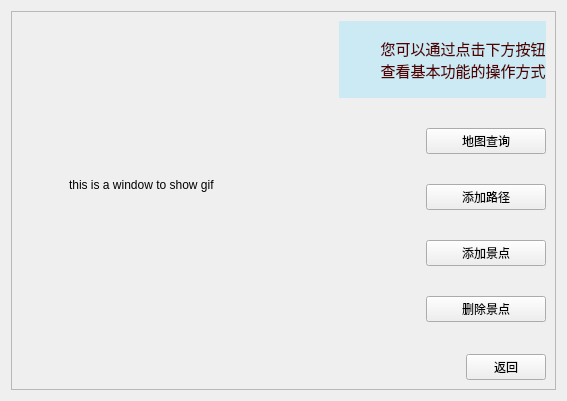
<?xml version="1.0" encoding="UTF-8"?>
<ui version="4.0">
 <class>HelpPage</class>
 <widget class="QWidget" name="HelpPage">
  <property name="geometry">
   <rect>
    <x>0</x>
    <y>0</y>
    <width>567</width>
    <height>401</height>
   </rect>
  </property>
  <property name="windowTitle">
   <string>Form</string>
  </property>
  <property name="styleSheet">
   <string notr="true">#frame{
border-image: url(:/R-C.jpg);
}</string>
  </property>
  <layout class="QGridLayout" name="gridLayout">
   <item row="0" column="0">
    <widget class="QFrame" name="frame">
     <property name="frameShape">
      <enum>QFrame::StyledPanel</enum>
     </property>
     <property name="frameShadow">
      <enum>QFrame::Raised</enum>
     </property>
     <layout class="QGridLayout" name="gridLayout_2">
      <item row="4" column="5">
       <spacer name="horizontalSpacer">
        <property name="orientation">
         <enum>Qt::Horizontal</enum>
        </property>
        <property name="sizeHint" stdset="0">
         <size>
          <width>40</width>
          <height>20</height>
         </size>
        </property>
       </spacer>
      </item>
      <item row="4" column="6" colspan="2">
       <spacer name="horizontalSpacer_6">
        <property name="orientation">
         <enum>Qt::Horizontal</enum>
        </property>
        <property name="sizeHint" stdset="0">
         <size>
          <width>40</width>
          <height>20</height>
         </size>
        </property>
       </spacer>
      </item>
      <item row="4" column="4">
       <spacer name="horizontalSpacer_5">
        <property name="orientation">
         <enum>Qt::Horizontal</enum>
        </property>
        <property name="sizeHint" stdset="0">
         <size>
          <width>40</width>
          <height>20</height>
         </size>
        </property>
       </spacer>
      </item>
      <item row="4" column="9">
       <layout class="QHBoxLayout" name="horizontalLayout">
        <item>
         <spacer name="horizontalSpacer_2">
          <property name="orientation">
           <enum>Qt::Horizontal</enum>
          </property>
          <property name="sizeHint" stdset="0">
           <size>
            <width>40</width>
            <height>20</height>
           </size>
          </property>
         </spacer>
        </item>
        <item>
         <widget class="QPushButton" name="return_button">
          <property name="styleSheet">
           <string notr="true">#frame{
border-image: url(:/R-C.jpg);
}</string>
          </property>
          <property name="text">
           <string>返回</string>
          </property>
         </widget>
        </item>
       </layout>
      </item>
      <item row="4" column="2">
       <spacer name="horizontalSpacer_4">
        <property name="orientation">
         <enum>Qt::Horizontal</enum>
        </property>
        <property name="sizeHint" stdset="0">
         <size>
          <width>40</width>
          <height>20</height>
         </size>
        </property>
       </spacer>
      </item>
      <item row="0" column="8" colspan="2">
       <widget class="QLabel" name="label">
        <property name="palette">
         <palette>
          <active>
           <colorrole role="WindowText">
            <brush brushstyle="SolidPattern">
             <color alpha="255">
              <red>85</red>
              <green>0</green>
              <blue>0</blue>
             </color>
            </brush>
           </colorrole>
           <colorrole role="Button">
            <brush brushstyle="SolidPattern">
             <color alpha="255">
              <red>204</red>
              <green>234</green>
              <blue>244</blue>
             </color>
            </brush>
           </colorrole>
           <colorrole role="Base">
            <brush brushstyle="SolidPattern">
             <color alpha="255">
              <red>204</red>
              <green>234</green>
              <blue>244</blue>
             </color>
            </brush>
           </colorrole>
           <colorrole role="Window">
            <brush brushstyle="SolidPattern">
             <color alpha="255">
              <red>204</red>
              <green>234</green>
              <blue>244</blue>
             </color>
            </brush>
           </colorrole>
          </active>
          <inactive>
           <colorrole role="WindowText">
            <brush brushstyle="SolidPattern">
             <color alpha="255">
              <red>85</red>
              <green>0</green>
              <blue>0</blue>
             </color>
            </brush>
           </colorrole>
           <colorrole role="Button">
            <brush brushstyle="SolidPattern">
             <color alpha="255">
              <red>204</red>
              <green>234</green>
              <blue>244</blue>
             </color>
            </brush>
           </colorrole>
           <colorrole role="Base">
            <brush brushstyle="SolidPattern">
             <color alpha="255">
              <red>204</red>
              <green>234</green>
              <blue>244</blue>
             </color>
            </brush>
           </colorrole>
           <colorrole role="Window">
            <brush brushstyle="SolidPattern">
             <color alpha="255">
              <red>204</red>
              <green>234</green>
              <blue>244</blue>
             </color>
            </brush>
           </colorrole>
          </inactive>
          <disabled>
           <colorrole role="Button">
            <brush brushstyle="SolidPattern">
             <color alpha="255">
              <red>204</red>
              <green>234</green>
              <blue>244</blue>
             </color>
            </brush>
           </colorrole>
           <colorrole role="Base">
            <brush brushstyle="SolidPattern">
             <color alpha="255">
              <red>204</red>
              <green>234</green>
              <blue>244</blue>
             </color>
            </brush>
           </colorrole>
           <colorrole role="Window">
            <brush brushstyle="SolidPattern">
             <color alpha="255">
              <red>204</red>
              <green>234</green>
              <blue>244</blue>
             </color>
            </brush>
           </colorrole>
          </disabled>
         </palette>
        </property>
        <property name="font">
         <font>
          <pointsize>11</pointsize>
         </font>
        </property>
        <property name="styleSheet">
         <string notr="true">background-color: rgb(204, 234, 244);</string>
        </property>
        <property name="text">
         <string>          您可以通过点击下方按钮
          查看基本功能的操作方式</string>
        </property>
       </widget>
      </item>
      <item row="4" column="1">
       <spacer name="horizontalSpacer_3">
        <property name="orientation">
         <enum>Qt::Horizontal</enum>
        </property>
        <property name="sizeHint" stdset="0">
         <size>
          <width>40</width>
          <height>20</height>
         </size>
        </property>
       </spacer>
      </item>
      <item row="4" column="8">
       <spacer name="horizontalSpacer_7">
        <property name="orientation">
         <enum>Qt::Horizontal</enum>
        </property>
        <property name="sizeHint" stdset="0">
         <size>
          <width>40</width>
          <height>20</height>
         </size>
        </property>
       </spacer>
      </item>
      <item row="0" column="1" rowspan="4" colspan="7">
       <widget class="QLabel" name="gif_show_label">
        <property name="text">
         <string>this is a window to show gif</string>
        </property>
       </widget>
      </item>
      <item row="1" column="9" rowspan="3">
       <layout class="QVBoxLayout" name="verticalLayout">
        <item>
         <widget class="QPushButton" name="func_show1">
          <property name="text">
           <string>地图查询</string>
          </property>
         </widget>
        </item>
        <item>
         <widget class="QPushButton" name="func_show2">
          <property name="text">
           <string>添加路径</string>
          </property>
         </widget>
        </item>
        <item>
         <widget class="QPushButton" name="func_show4">
          <property name="text">
           <string>添加景点</string>
          </property>
         </widget>
        </item>
        <item>
         <widget class="QPushButton" name="func_show3">
          <property name="text">
           <string>删除景点</string>
          </property>
         </widget>
        </item>
       </layout>
      </item>
      <item row="0" column="0">
       <spacer name="horizontalSpacer_8">
        <property name="orientation">
         <enum>Qt::Horizontal</enum>
        </property>
        <property name="sizeHint" stdset="0">
         <size>
          <width>40</width>
          <height>20</height>
         </size>
        </property>
       </spacer>
      </item>
     </layout>
    </widget>
   </item>
  </layout>
 </widget>
 <resources/>
 <connections/>
</ui>
